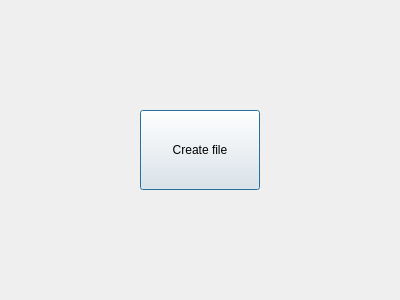
<?xml version="1.0" encoding="UTF-8"?>
<ui version="4.0">
 <class>Dialog</class>
 <widget class="QDialog" name="Dialog">
  <property name="geometry">
   <rect>
    <x>0</x>
    <y>0</y>
    <width>400</width>
    <height>300</height>
   </rect>
  </property>
  <property name="windowTitle">
   <string>Dialog</string>
  </property>
  <layout class="QGridLayout" name="gridLayout">
   <item row="1" column="1">
    <widget class="QPushButton" name="createFileButton">
     <property name="minimumSize">
      <size>
       <width>120</width>
       <height>80</height>
      </size>
     </property>
     <property name="text">
      <string>Create file</string>
     </property>
    </widget>
   </item>
   <item row="1" column="0">
    <spacer name="horizontalSpacer">
     <property name="orientation">
      <enum>Qt::Horizontal</enum>
     </property>
     <property name="sizeHint" stdset="0">
      <size>
       <width>40</width>
       <height>20</height>
      </size>
     </property>
    </spacer>
   </item>
   <item row="0" column="1">
    <spacer name="verticalSpacer_2">
     <property name="orientation">
      <enum>Qt::Vertical</enum>
     </property>
     <property name="sizeHint" stdset="0">
      <size>
       <width>20</width>
       <height>40</height>
      </size>
     </property>
    </spacer>
   </item>
   <item row="2" column="1">
    <spacer name="verticalSpacer">
     <property name="orientation">
      <enum>Qt::Vertical</enum>
     </property>
     <property name="sizeHint" stdset="0">
      <size>
       <width>20</width>
       <height>40</height>
      </size>
     </property>
    </spacer>
   </item>
   <item row="1" column="2">
    <spacer name="horizontalSpacer_2">
     <property name="orientation">
      <enum>Qt::Horizontal</enum>
     </property>
     <property name="sizeHint" stdset="0">
      <size>
       <width>40</width>
       <height>20</height>
      </size>
     </property>
    </spacer>
   </item>
  </layout>
 </widget>
 <resources/>
 <connections/>
</ui>
